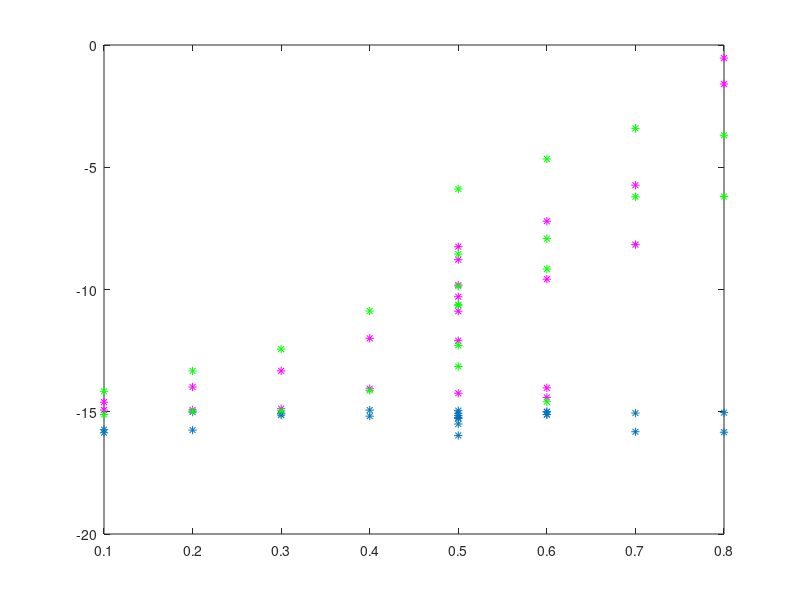

MATLAB code for this plot: (Note: this script raises an error after producing the figure.)
% COPYRIGHT © 2025 FAU
% 
% This MATLAB script is the intellectual property of FAU.
% All rights reserved.
% 
% Redistribution and use in source and binary forms, with or without 
% modification, are permitted provided that the following conditions are met:
% 
% 1. Redistributions of source code must retain the above copyright notice, 
%    this list of conditions, and the following disclaimer.
% 2. Redistributions in binary form must reproduce the above copyright notice, 
%    this list of conditions, and the following disclaimer in the documentation 
%    and/or other materials provided with the distribution.
% 3. Neither the name of FAU nor the names of its 
%    contributors may be used to endorse or promote products derived from 
%    this software without specific prior written permission.
% 
% THIS SOFTWARE IS PROVIDED "AS IS" AND ANY EXPRESS OR IMPLIED WARRANTIES, 
% INCLUDING, BUT NOT LIMITED TO, THE IMPLIED WARRANTIES OF MERCHANTABILITY AND 
% FITNESS FOR A PARTICULAR PURPOSE ARE DISCLAIMED. IN NO EVENT SHALL THE 
% COPYRIGHT HOLDER OR CONTRIBUTORS BE LIABLE FOR ANY DIRECT, INDIRECT, INCIDENTAL, 
% SPECIAL, EXEMPLARY, OR CONSEQUENTIAL DAMAGES (INCLUDING, BUT NOT LIMITED TO, 
% PROCUREMENT OF SUBSTITUTE GOODS OR SERVICES; LOSS OF USE, DATA, OR PROFITS; 
% OR BUSINESS INTERRUPTION) HOWEVER CAUSED AND ON ANY THEORY OF LIABILITY, 
% WHETHER IN CONTRACT, STRICT LIABILITY, OR TORT (INCLUDING NEGLIGENCE OR OTHERWISE) 
% ARISING IN ANY WAY OUT OF THE USE OF THIS SOFTWARE, EVEN IF ADVISED OF THE 
% POSSIBILITY OF SUCH DAMAGE.
%
% Author: Kaarmukilan

clc
clear
close all

% Parameters
jamIndex1 = 1:23;  % Constant Jamming Distance
jamIndex2 = 24:31; % Constant Relative Jamming Power

% Jamming Power (W)
jamPower = [0.1 0.3 0.6 0.1 0.3 0.6 0.2 0.2 0.4 0.4 0.5 0.5 0.7 0.7 0.8 0.8 0.6 0.6 repmat(0.5,1,13)];

% Jammind Distance (m)
jamDistance = [repmat(10,1,23) 3 5 7 10 13 16 19 21];

% Load the calculated EVM values

% dB values
load EVM_dB_values.mat 

noJam_dB = EVM_dB_matrix(:,2);
gauss_dB = EVM_dB_matrix(:,3);
sine_dB  = EVM_dB_matrix(:,4);

% % percentage values
% load EVM_rms_values.mat
% 
% noJam_rms = EVM_rms_matrix(:,2);
% gauss_rms = EVM_rms_matrix(:,3);
% sine_rms  = EVM_rms_matrix(:,4);

% Plot
y_value1 = -14.93;  % EVM threshold for constant Jamming Distance 
y_value2 = -14.7;   % EVM threshold for constant Relative Jamming Power

figure;
plot(jamPower(jamIndex1),noJam_dB(jamIndex1),'*');
hold on;
plot(jamPower(jamIndex1),gauss_dB(jamIndex1),'m*');
hold on;
plot(jamPower(jamIndex1),sine_dB(jamIndex1),'g*');
hold on;
yline(y_value1, '--r', 'LineWidth', 1.5);  
text(max(jamPower)-0.125, y_value1, [num2str(y_value1),'dB'], 'VerticalAlignment', 'bottom', 'HorizontalAlignment', 'left', 'FontSize', 11, 'Color','r');
figName = sprintf('Relative Jamming Power vs EVM (Constant Jamming Distance: 10m)');
title(figName)
xlabel('Relative Jamming Power')
ylabel('EVM (dB)')
legend({'No Jam','Gauss','Sine'},'Location','northwest');

figure;
plot(jamDistance(jamIndex2),noJam_dB(jamIndex2),'*');
hold on;
plot(jamDistance(jamIndex2),gauss_dB(jamIndex2),'m*');
hold on;
plot(jamDistance(jamIndex2),sine_dB(jamIndex2),'g*');
hold on;
xticks([1:2:21 22]);
yline(y_value2, '--r', 'LineWidth', 1.5);  
text(max(jamDistance)-2, y_value2, [num2str(y_value2),'dB'], 'VerticalAlignment', 'bottom', 'HorizontalAlignment', 'left', 'FontSize', 11, 'Color','r');
title('Jamming Distance vs EVM (Constant Relative Jamming Power: 0.5W)')
xlabel('Jamming Distance (m)')
ylabel('EVM (dB)')
legend({'No Jam','Gauss','Sine'},'Location','northwest');